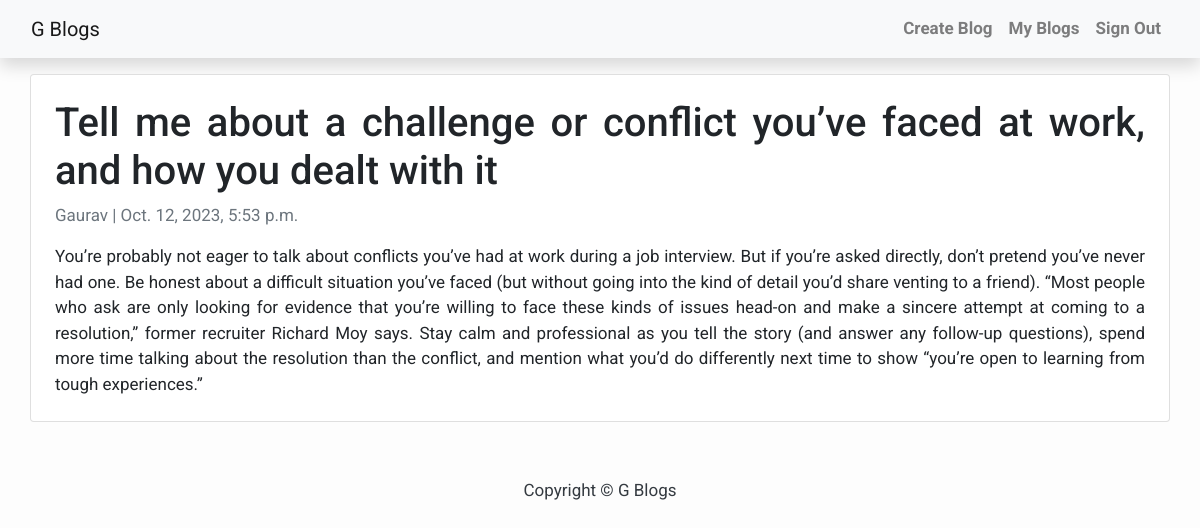
/tell-me-about-a-challenge-or-conflict-youve-faced-at-work-and-how-you-dealt-with-it/, run on the app's committed database.
### blog/models.py (models this page shows, shortened)
class Post(models.Model):
    title = models.CharField(max_length=200, unique=True)
    slug = models.SlugField(max_length=200, unique=True)
    author = models.ForeignKey(User, on_delete= models.CASCADE,related_name='blog_posts')
    updated_on = models.DateTimeField(auto_now= True)
    content = models.TextField()
    created_on = models.DateTimeField(auto_now_add=True)
    status = models.IntegerField(choices=STATUS, default=1)
    class Meta:
        ordering = ['-created_on']

### blog/views.py (the view)
# urls.py: path('<slug:slug>/', PostDetail.as_view(), name="post_detail"),
class PostDetail(generic.DetailView):
    model = Post
    template_name = 'post_detail.html'

### templates/post_detail.html
{% extends 'base.html' %} {% block content %}
<div class="container">
  <div class="row">
    <div class="col p-1 card mb-4  mt-3 left top text-justify">
      <div class="card-body">
        <h1>{% block title %} {{ object.title }} {% endblock title %}</h1>
        <p class=" text-muted">{{ post.author }} | {{ post.created_on }}</p>
        <p class="card-text ">{{ object.content | safe }}</p>
      </div>
    </div>
  </div>
</div>
{% endblock content %}

### templates/base.html (style rules this page uses)
body { font-family: "Roboto", sans-serif; font-size: 17px; background-color: #fdfdfd; }

### data on the page
Post: title "Tell me about a challenge or conflict you’ve faced at work, and how you dealt with it", author "Gaurav", created_on "Oct. 12, 2023, 5:53 p.m.", content "You’re probably not eager to talk about conflicts you’ve had at work during a job interview. But if you’re asked directly, don’t pretend you’ve never had one. Be honest about a difficult situation you’ve faced (but without going into the kind of detail you’d share venting to a friend). “Most people who ask are only looking for evidence that you’re willing to face these kinds of issues head-on and make a sincere attempt at coming to a resolution,” former recruiter Richard Moy says. Stay calm and professional as you tell the story (and answer any follow-up questions), spend more time talking about the resolution than the conflict, and mention what you’d do differently next time to show…"
